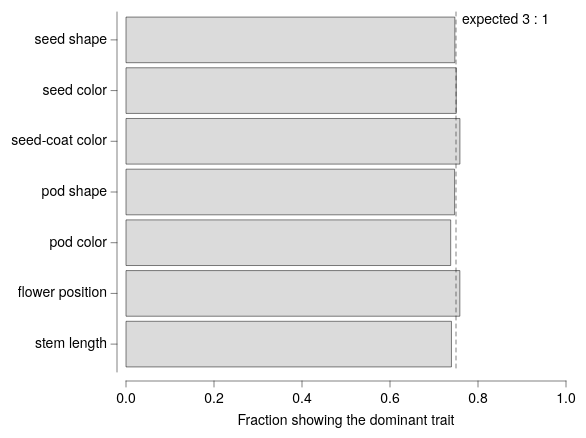

Describe this chart as a Vega-Lite specification.
### Vega-Lite specification from a JSON file in a GitHub repository (floating-point values rounded to 4 significant figures)
{"background": null, "config": {"arc": {"fill": "#DBDBDB", "fillOpacity": 1.0, "innerRadius": 45.0, "padAngle": 0.03, "stroke": "black", "strokeOpacity": 1, "strokeWidth": 0.25}, "area": {"fill": "#DBDBDB", "fillOpacity": 1.0, "stroke": "black", "strokeOpacity": 1, "strokeWidth": 0.25}, "axis": {"domain": true, "domainCap": "round", "domainColor": "black", "domainWidth": 0.25, "grid": false, "gridCap": "round", "gridColor": "#F1F1F1", "gridDash": [0, 0], "gridOpacity": 1.0, "gridWidth": 0.25, "labelColor": "black", "labelFont": "Helvetica Neue, HelveticaNeue, Helvetica, Arial, sans-serif", "labelFontSize": 7, "labelFontStyle": "normal", "labelFontWeight": 400, "offset": 4.5, "ticks": true, "tickCap": "round", "tickColor": "black", "tickRound": false, "tickSize": 3, "tickWidth": 0.25, "titleColor": "black", "titleFont": "Helvetica Neue, HelveticaNeue, Helvetica, Arial, sans-serif", "titleFontSize": 7, "titleFontStyle": "normal", "titleFontWeight": 400}, "axisX": {"domain": true, "labelAlign": "center", "labelAngle": 0, "labels": true, "ticks": true, "translate": 0}, "axisY": {"domain": true, "labelAlign": "right", "labelAngle": 0, "labels": true, "ticks": true, "translate": 0}, "axisRight": {"domain": true, "labelAlign": "left", "labelAngle": 0, "labels": true, "ticks": true, "translate": 0}, "axisTop": {"domain": true, "labelAlign": "center", "labelAngle": 0, "labels": true, "ticks": true, "translate": 0}, "axisBand": {"tickOffset": 0}, "bar": {"fill": "#DBDBDB", "fillOpacity": 1.0, "stroke": "black", "strokeOpacity": 1, "strokeWidth": 0.25}, "boxplot": {"size": 16.2, "ticks": {"cornerRadius": 0.25, "fill": "black", "opacity": 1, "size": 8.1, "thickness": 0.25}, "box": {"fillOpacity": 1.0, "stroke": "black", "strokeOpacity": 1, "strokeWidth": 0.25}, "median": {"cornerRadius": 0, "fill": "black", "fillOpacity": 1.0, "opacity": 1, "size": 16.2, "thickness": 0.25}, "rule": {"fill": "black", "fillOpacity": 1.0, "size": 18.0, "stroke": "black", "strokeDash": [0, 0], "strokeOpacity": 1, "strokeWidth": 0.25}, "outliers": {"color": "black", "fill": "black", "fillOpacity": 1.0, "size": 0, "stroke": "black", "strokeOpacity": 1, "strokeWidth": 0.25}}, "circle": {"fill": "black", "fillOpacity": 1.0, "size": 2.25, "stroke": null, "strokeOpacity": 1, "strokeWidth": 0.25}, "errorband": {"band": {"fillOpacity": 0.6, "stroke": null, "strokeWidth": 0.25, "strokeOpacity": 1}, "borders": {"opacity": 0, "strokeOpacity": 0.25, "strokeWidth": 1}}, "errorbar": {"opacity": 1, "rule": {"strokeDash": [0, 0], "strokeWidth": 0.25}, "ticks": {"color": "black", "cornerRadius": 0.125, "opacity": 1, "size": 10.8, "thickness": 0.25}, "thickness": 0.25}, "font": "Helvetica Neue, HelveticaNeue, Helvetica, Arial, sans-serif", "geoshape": {"fill": "#DBDBDB", "fillOpacity": 1.0, "stroke": "black", "strokeOpacity": 1, "strokeWidth": 0.25}, "header": {"labelColor": "black", "labelFont": "Helvetica Neue, HelveticaNeue, Helvetica, Arial, sans-serif", "labelFontSize": 7, "labelFontStyle": "normal", "labelFontWeight": 400, "titleColor": "black", "titleFont": "Helvetica Neue, HelveticaNeue, Helvetica, Arial, sans-serif", "titleFontSize": 7, "titleFontStyle": "normal", "titleFontWeight": 400, "titlePadding": 0}, "legend": {"disable": false, "offset": 4.5, "titlePadding": 4, "labelOffset": 2, "gradientLabelOffset": 2, "gradientLength": 90.0, "gradientThickness": 9.0, "gradientOpacity": 1.0, "gradientStrokeColor": "black", "gradientStrokeWidth": 0.25, "labelColor": "black", "labelFont": "Helvetica Neue, HelveticaNeue, Helvetica, Arial, sans-serif", "labelFontSize": 7, "labelFontStyle": "normal", "labelFontWeight": 400, "strokeColor": "black", "strokeWidth": 0, "symbolSize": 42, "symbolStrokeColor": "black", "symbolStrokeWidth": 0.25, "titleColor": "black", "titleFont": "Helvetica Neue, HelveticaNeue, Helvetica, Arial, sans-serif", "titleFontSize": 7, "titleFontStyle": "normal", "titleFontWeight": 400}, "line": {"color": "black", "stroke": "black", "strokeCap": "butt", "strokeDash": [0, 0], "strokeOpacity": 1, "strokeWidth": 0.5}, "point": {"filled": true, "fill": "#DBDBDB", "fillOpacity": 1.0, "size": 9.0, "stroke": "black", "strokeOpacity": 1, "strokeWidth": 0.25}, "range": {"category": ["#B2B2B2", "#4A7CD3", "#008542", "#664CAF", "#509F98", "#636363", "#284F93", "#005226", "#382864", "#285753"], "diverging": {"scheme": ["#443E60", "#5F597E", "#7C759B", "#9994B6", "#B7B4CC", "#D6D5DC", "#F6F6F6", "#D1DAD9", "#A4C2BF", "#7AA9A4", "#578E89", "#37736E", "#1B5954"]}, "heatmap": {"scheme": ["#440154", "#472270", "#433E82", "#38598C", "#2C728E", "#238A8D", "#24A086", "#39B578", "#5DC862", "#96D646", "#CAE02D", "#FDE724"]}, "ordinal": {"scheme": ["#F1F1F1", "#DBDBDB", "#C6C6C6", "#B2B2B2", "#9D9D9D", "#898989", "#767676", "#636363", "#515151", "#404040", "#2F2F2F", "#1F1F1F"]}, "ramp": {"scheme": ["#440154", "#472270", "#433E82", "#38598C", "#2C728E", "#238A8D", "#24A086", "#39B578", "#5DC862", "#96D646", "#CAE02D", "#FDE724"]}}, "rule": {"color": "black", "stroke": "black", "strokeCap": "round", "strokeDash": [2, 2], "strokeOpacity": 1, "strokeWidth": 0.25}, "scale": {"barBandPaddingInner": 0.1, "rectBandPaddingInner": 0, "tickBandPaddingInner": 0.1, "bandPaddingOuter": 0.1, "bandWithNestedOffsetPaddingInner": 0.2, "bandWithNestedOffsetPaddingOuter": 0.2, "offsetBandPaddingInner": 0, "offsetBandPaddingOuter": 0, "round": false}, "rect": {"fill": "#DBDBDB", "fillOpacity": 1.0, "stroke": "black", "strokeOpacity": 1, "strokeWidth": 0.25}, "square": {"fill": "#DBDBDB", "fillOpacity": 1.0, "size": 18.0, "stroke": "black", "strokeOpacity": 1, "strokeWidth": 0.25}, "text": {"color": "black", "font": "Helvetica Neue, HelveticaNeue, Helvetica, Arial, sans-serif", "fontSize": 7, "fontStyle": "normal", "fontWeight": 400}, "tick": {"color": "black", "cornerRadius": 0.125, "opacity": 1.0, "size": 16.2, "thickness": 0.25}, "title": {"anchor": "middle", "frame": "group", "color": "black", "font": "Helvetica Neue, HelveticaNeue, Helvetica, Arial, sans-serif", "fontSize": 7, "fontStyle": "normal", "fontWeight": 400, "subtitleColor": "black", "subtitleFont": "Helvetica Neue, HelveticaNeue, Helvetica, Arial, sans-serif", "subtitleFontSize": "Helvetica Neue, HelveticaNeue, Helvetica, Arial, sans-serif", "subtitleFontStyle": "normal", "subtitleFontWeight": 400}, "trail": {"color": "black", "opacity": 1, "size": 0.5}, "view": {"continuousWidth": 220, "continuousHeight": 180, "discreteWidth": 220, "discreteHeight": 180, "fill": null, "stroke": null, "strokeWidth": 0.25}}, "layer": [{"data": {"name": "data-ca4a6e02a8b0cf0b63fd514d3be70954"}, "mark": {"type": "bar"}, "encoding": {"x": {"field": "frac", "scale": {"domain": [0, 1]}, "title": "Fraction showing the dominant trait", "type": "quantitative"}, "y": {"field": "trait", "sort": ["seed shape", "seed color", "seed-coat color", "pod shape", "pod color", "flower position", "stem length"], "title": null, "type": "nominal"}}}, {"layer": [{"data": {"values": [{"__dysonsphere__": 1}]}, "mark": {"type": "rule", "opacity": 1.0}, "encoding": {"x": {"datum": 0.75}}}, {"data": {"values": [{"__dysonsphere__": 1}]}, "mark": {"type": "text", "align": "left", "baseline": "top", "dx": 3, "dy": 0, "fontSize": 7}, "encoding": {"text": {"value": "expected 3 : 1"}, "x": {"datum": 0.75}, "y": {"value": 0}}}]}], "$schema": "https://vega.github.io/schema/vega-lite/v6.4.1.json", "datasets": {"data-ca4a6e02a8b0cf0b63fd514d3be70954": [{"trait": "seed shape", "dominant": 5474, "recessive": 1850, "frac": 0.7474}, {"trait": "seed color", "dominant": 6022, "recessive": 2001, "frac": 0.7506}, {"trait": "seed-coat color", "dominant": 705, "recessive": 224, "frac": 0.7589}, {"trait": "pod shape", "dominant": 882, "recessive": 299, "frac": 0.7468}, {"trait": "pod color", "dominant": 428, "recessive": 152, "frac": 0.7379}, {"trait": "flower position", "dominant": 651, "recessive": 207, "frac": 0.7587}, {"trait": "stem length", "dominant": 787, "recessive": 277, "frac": 0.7397}]}}
